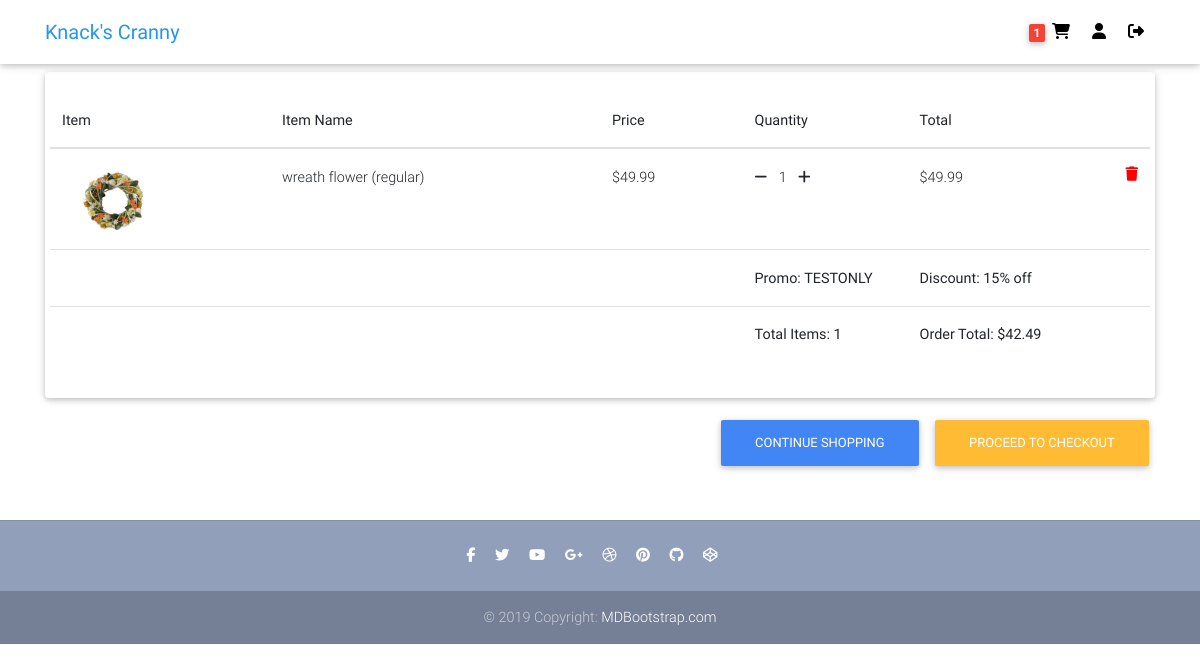
/cart/ (signed in), run on an earlier commit of the app's database.
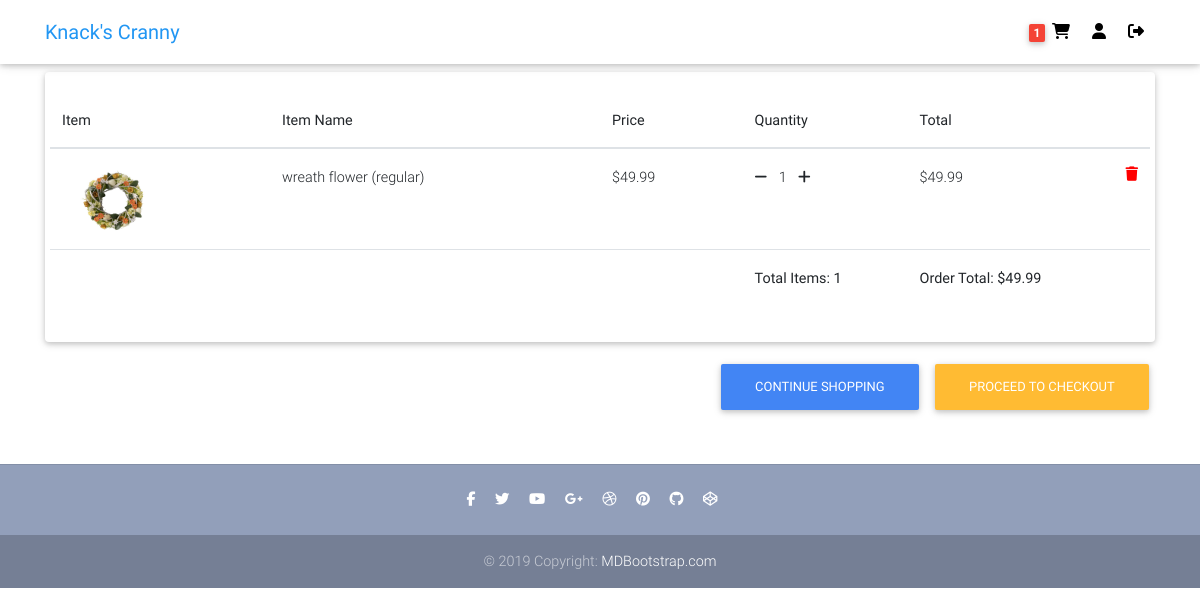
And on a later commit of the database.
### ecommerce/models.py (models this page shows, shortened)
class Order(models.Model):
    customer = models.ForeignKey(Customer, on_delete=models.SET_NULL, blank=True, null=True)
    reference_code = models.CharField(max_length=20, blank=True, null=True)
    shipping_address = models.ForeignKey(Address, related_name='shipping_address',
        on_delete=models.SET_NULL, blank=True, null=True)
    billing_address = models.ForeignKey(Address, related_name='billing_address',
        on_delete=models.SET_NULL, blank=True, null=True)
    payment = models.ForeignKey(Payment, on_delete=models.SET_NULL, blank=True, null=True)
    coupon = models.ForeignKey(Coupon, on_delete=models.SET_NULL, blank=True, null=True)
    date_added = models.DateTimeField(default=timezone.now)
    is_ordered = models.BooleanField(default=False)
    ordered_date = models.DateTimeField(blank=True, null=True)
    date_updated = models.DateTimeField(default=timezone.now)
    @property
    def get_cart_total(self):
        order_items = self.orderitem_set.all()
        total = sum([item.get_total for item in order_items])
        if self.coupon:
            if self.coupon.fixed_amount:
                total -= self.coupon.fixed_amount
            elif self.coupon.percent_value:
                total = round(total - (total * (self.coupon.percent_value / 100)),2)
        return total
    @property
    def get_cart_items(self):
        order_items = self.orderitem_set.all()
        total = sum([item.quantity for item in order_items])
        return total
    @property
    def get_discount(self):
        if self.coupon.fixed_amount:
            return '-$'+str(self.coupon.fixed_amount)
        elif self.coupon.percent_value:
            return str(round(self.coupon.percent_value,0))+'% off'

class OrderItem(models.Model):
    item = models.ForeignKey(Variation, on_delete=models.SET_NULL, blank=True, null=True)
    order = models.ForeignKey(Order, on_delete=models.SET_NULL, blank=True, null=True)
    ordered_item_price = models.DecimalField(max_digits=6, decimal_places=2, null=True, blank=True)
    quantity = models.IntegerField(default=0, blank=True, null=True)
    date_added = models.DateTimeField(default=timezone.now)
    @property
    def get_total(self):
        total = self.item.price * self.quantity
        return total

### payment/models.py (models this page shows, shortened)
class Coupon(models.Model):
    code = models.CharField(max_length=20)
    fixed_amount = models.DecimalField(max_digits=4, decimal_places=2, blank=True, null=True)
    percent_value = models.DecimalField(max_digits=4, decimal_places=2, blank=True, null=True)
    quantity = models.IntegerField(blank=True, null=True)
    date_added = models.DateTimeField(default=timezone.now)
    date_updated = models.DateTimeField(default=timezone.now)
    date_expiration = models.DateTimeField(blank=True, null=True)

### items/models.py (models this page shows, shortened)
class Variation(models.Model):
    item = models.ForeignKey(Item, on_delete=models.CASCADE)
    name = models.CharField(max_length=100, default='regular')
    alias = models.CharField(max_length=150, blank=True, unique=True)
    price = models.DecimalField(max_digits=6, decimal_places=2, null=True, blank=True)
    price_discount = models.DecimalField(max_digits=6, decimal_places=2, null=True, blank=True)
    description = models.TextField(null=True, blank=True)
    inventory = models.PositiveIntegerField(default=0, blank=True)
    item_label = models.CharField(max_length=2, choices=ITEM_LABELS)
    active = models.BooleanField(default=True)
    date_added = models.DateTimeField(default=timezone.now)
    date_updated = models.DateTimeField(default=timezone.now)

### ecommerce/views.py (the view)
# urls.py: path('cart/', views.cart, name='cart'),
def cart(request):
    customer = query_customer(request)
    order, created = Order.objects.get_or_create(customer=customer, is_ordered=False)
    items = order.orderitem_set.all()
    context = {
        'items': items,
        'order': order,
    }
    return render(request, 'ecommerce/cart.html', context)

### ecommerce/templatetags/cart_items_count.py (called while the page is built)
@register.filter
def cart_items_count(request):
    customer = query_customer(request)
    order = Order.objects.filter(customer=customer, is_ordered=False)
    if order.exists():
        return order.first().get_cart_items
    return None

### ecommerce/views.py (called while the page is built)
def query_customer(request):
    if request.user.is_authenticated:
        return Customer.objects.filter(user=request.user).first()
    else:
        return get_session(request)

### ecommerce/templates/ecommerce/cart.html (shortened to what this page needs)
{% extends "ecommerce/base.html" %}
{% block content %}
<main class="mt-5 pt-4">
  <div class="container">
    <div class="row">
      <div class="col-md-12 mb-4">
        <div class="card">
          <div class="card-body">
            <div class="row">
              <div class="table-responsive text-nowrap">
                <table class="table">
                  <thead>
                    <tr>
                      <th scope="col">Item</th>
                      <th scope="col">Item Name</th>
                      <th scope="col">Price</th>
                      <th scope="col" class="th-cart">Quantity</th>
                      <th scope="col" class="th-cart">Total</th>
                      <th scope="col"></th>
                    </tr>
                  </thead>
                  <tbody>
                    {% for item in items %}
                    <tr>
                      <th scope="row" class="th-summary-img"><img style="width:100px" src="{{ item.item.variationimage_set.first.image.url }}"></th>
                      <td class="td-cart">{{ item.item.item.name }} ({{ item.item.name }})</td>
                      <td>${{ item.item.price }}</td>
                      <td>
                        {% if item.quantity > 1%}
                        <form name="minusCart-{{item.item.id}}" action="{% url 'ecommerce:minus-from-cart' item.item.id %}" method="POST" class="d-inline">
                          {% csrf_token %}
                          <a onClick="document.forms['minusCart-{{item.item.id}}'].submit();" href="#"><i class="fas fa-minus mr-2"></i></a>
                        </form>
                        {% else %}
                        <a data-toggle="modal" href="#delete-cart-item{{ item.item.id }}"><i class="fas fa-minus mr-2"></i></a>
                        {% endif %}
                        {{ item.quantity }}
                        <form name="addCart-{{item.item.id}}" action="{% url 'ecommerce:add-to-cart' item.item.id 2 %}" method="POST" class="d-inline">
                          <a onClick="document.forms['addCart-{{item.item.id}}'].submit();" href="#"><i class="fas fa-plus ml-2"></i></a>
                        </form>
                      </td>
                      <td>${{ item.get_total }}</td>
                      <td>
                        <a data-toggle="modal" href="#delete-cart-item{{ item.item.id }}" style='color: red;'>
                          <i class="fas fa-trash float-right"></i>
                        </a>
                      </td>
                    </tr>
                    {% empty %}
                    <tr>
                      <td class="text-warning">Cart is empty.</td>
                    </tr>
                    {% endfor %}
                    {% if items %}
                      {% if order.coupon %}
                      <tr>
                        <td colspan="3"></td>
                        <td><strong>Promo: {{ order.coupon.code }}</strong></td>
                        <td><strong>Discount: {{ order.get_discount }}</strong></td>
                        <td></td>
                      </tr>
                      {% endif %}
                    <tr>
                      <td colspan="3"></td>
                      <td><strong>Total Items: {{ order.get_cart_items }}</strong></td>
                      <td><strong>Order Total: ${{ order.get_cart_total }}</strong></td>
                      <td></td>
                    </tr>
                    {% endif %}
                  </tbody>
                </table>
              </div>
            </div>
          </div>
        </div>
        <div class="float-right mt-3">
          <a class="btn btn-primary" href="{% url 'ecommerce:home' %}">Continue shopping</a>
          {% if items %}
          <a class="btn btn-warning" href="{% url 'ecommerce:checkout' %}">Proceed to checkout</a>
          {% endif %}
        </div>
      </div>
    </div>
  </div>
</main>
{% endblock content %}

What changed in the data, as far as the page shows it:
changed Order: get_cart_total "42.49" → "49.99"; coupon_id 1 → empty (drawn); coupon.code "TESTONLY" → (not shown); get_discount "15% off" → (not shown)
Also different on the page:
text no longer shown: "Promo: Discount:"
